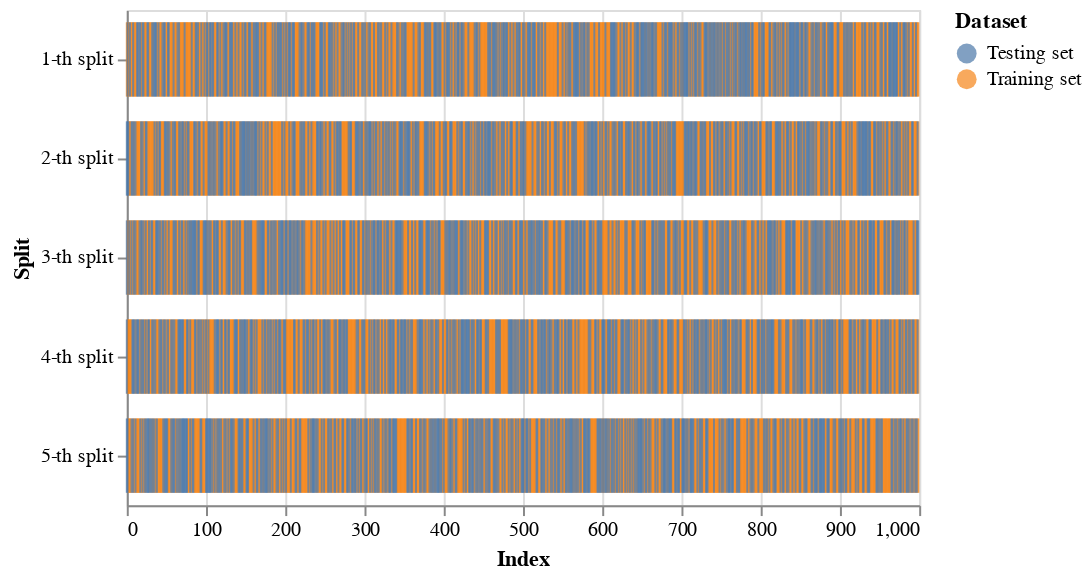

Source (notebook cell):
### Code cell
chart, stat = vis_and_stats(splitter, X, y)
display(chart)
display(stat)

### Figure 1 — Vega-Lite specification as saved in the notebook (floating-point values rounded to 4 significant figures; data arrays with more than 128 entries replaced by an {"elided": "..."} marker saying what was removed)
{"config": {"view": {"continuousWidth": 400, "continuousHeight": 300}}, "data": {"name": "data-bef1ef1b098b8dc74658c9aaff7f1777"}, "mark": {"type": "tick", "bandSize": 20, "thickness": 1}, "encoding": {"color": {"field": "Dataset", "type": "nominal"}, "x": {"field": "Index", "type": "quantitative"}, "y": {"field": "Split", "type": "ordinal"}}, "height": 250, "$schema": "https://vega.github.io/schema/vega-lite/v4.17.0.json", "datasets": {"data-bef1ef1b098b8dc74658c9aaff7f1777": {"elided": "5000 records"}}}
